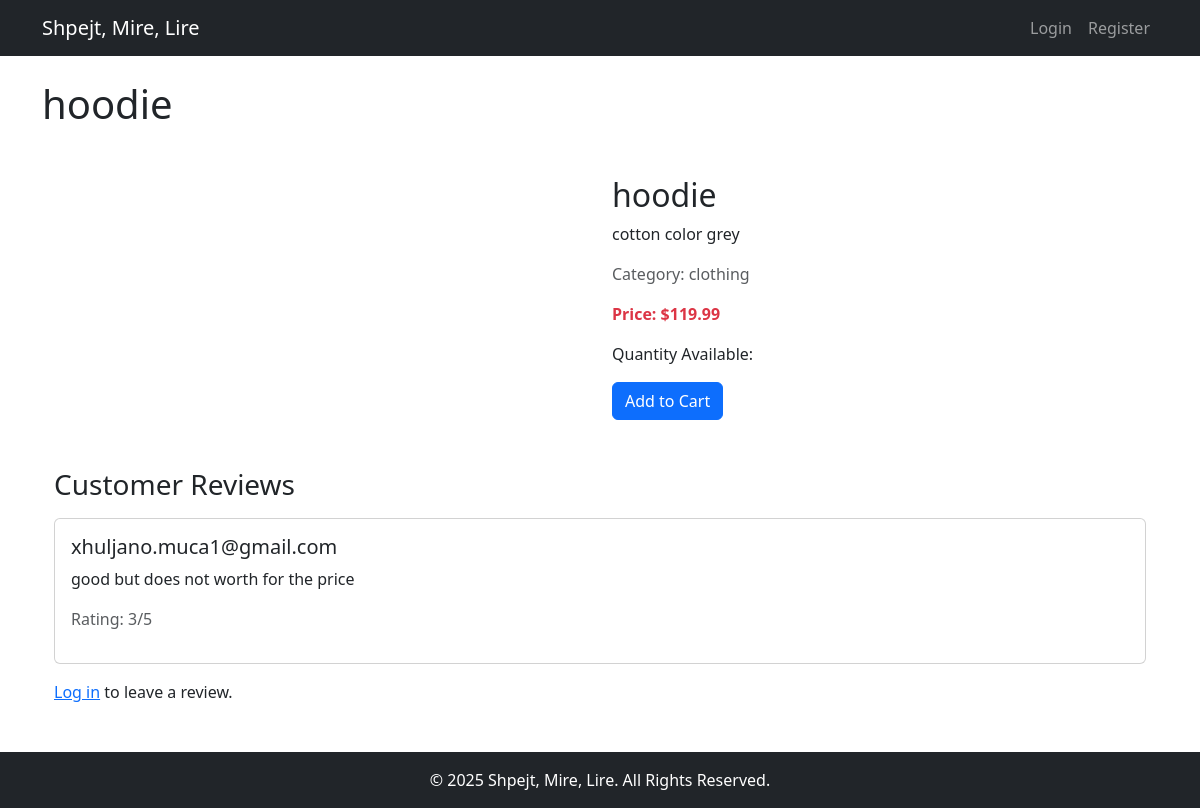
/product/1/, run on an earlier commit of the app's database.
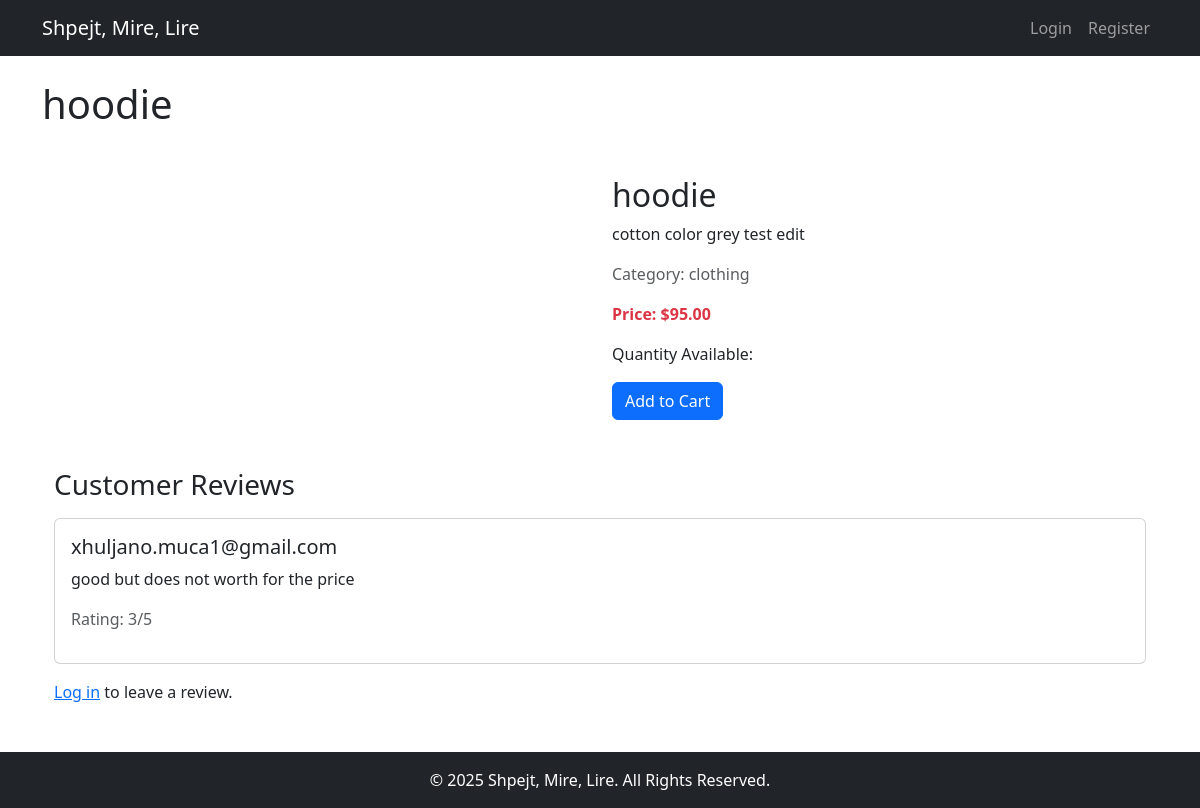
And on a later commit of the database.
### myapp/models.py (models this page shows, shortened)
class Product(models.Model):
    name = models.CharField(max_length=255)
    description = models.TextField()
    price = models.DecimalField(max_digits=10, decimal_places=2)
    category = models.ForeignKey(Category, on_delete=models.CASCADE)
    seller = models.ForeignKey(User, on_delete=models.CASCADE)
    is_sold = models.BooleanField(default=False)

class Category(models.Model):
    CATEGORY_CHOICES = [
        ('real_estate', 'Real Estate'),
        ('cars', 'Cars'),
        ('tech', 'Tech Products'),
        ('furniture', 'Furniture'),
        ('clothing', 'Clothing'),
        ('sports', 'Sports'),
        ('books', 'Books'),
        ('toys', 'Toys'),
    ]
    name = models.CharField(max_length=255, choices=CATEGORY_CHOICES, unique=True)

### myapp/views.py (the view)
# urls.py: path('product/<int:product_id>/', views.product_detail, name='product_detail'),
def product_detail(request, product_id):
    product = get_object_or_404(Product, id=product_id)
    reviews = ProductReview.objects.filter(product=product)
    if request.method == "POST":
        if not request.user.is_authenticated:
            return redirect('login')
        form = ReviewForm(request.POST)
        if form.is_valid():
            review = form.save(commit=False)
            review.product = product
            review.user = request.user
            review.save()
            messages.success(request, "Review submitted successfully!")
            return redirect('product_detail', product_id=product.id)
    else:
        form = ReviewForm()
    return render(request, 'product_detail.html', {
        'product': product,
        'reviews': reviews,
        'form': form,
    })

### myapp/templates/product_detail.html (shortened to what this page needs)
{% extends 'base.html' %}
{% block content %}
    <header>
        <h1>{{ product.name }}</h1>
    </header>
    <div class="container mt-5">
        <div class="row">
            <div class="col-md-6">
                <div id="productCarousel" class="carousel slide" data-bs-ride="carousel">
                    <button class="carousel-control-prev" type="button" data-bs-target="#productCarousel" data-bs-slide="prev">
                        <span class="carousel-control-prev-icon" aria-hidden="true"></span>
                    </button>
                    <button class="carousel-control-next" type="button" data-bs-target="#productCarousel" data-bs-slide="next">
                        <span class="carousel-control-next-icon" aria-hidden="true"></span>
                    </button>
                </div>
            </div>
            <div class="col-md-6">
                <h2>{{ product.name }}</h2>
                <p>{{ product.description }}</p>
                <p class="text-muted">Category: {{ product.category.name }}</p>
                <p class="fw-bold text-danger">Price: ${{ product.price }}</p>
                <p>Quantity Available: {{ product.quantity }}</p>
                <form method="post" action="{% url 'add_to_cart' product.id %}">
                    <button type="submit" class="btn btn-primary">Add to Cart</button>
                </form>
            </div>
        </div>
        <div class="mt-5">
            <h3>Customer Reviews</h3>
            {% if reviews %}
                {% for review in reviews %}
                    <div class="card my-3">
                        <div class="card-body">
                            <h5 class="card-title">{{ review.user.username }}</h5>
                            <p class="card-text">{{ review.review }}</p>
                            <p class="text-muted">Rating: {{ review.rating }}/5</p>
                        </div>
                    </div>
                {% endfor %}
            {% else %}
                <p>No reviews yet. Be the first to leave one!</p>
            {% endif %}
            {% if user.is_authenticated %}
                <div class="card mt-4">
                    <div class="card-body">
                        <h4>Leave a Review</h4>
                        <form method="post">
                            {% csrf_token %}
                            <div class="mb-3">
                                <label class="form-label">Your Review</label>
                                {{ form.review }}
                            </div>
                            <div class="mb-3">
                                <label class="form-label">Rating (1-5)</label>
                                {{ form.rating }}
                            </div>
                            <button type="submit" class="btn btn-success">Submit Review</button>
                        </form>
                    </div>
                </div>
            {% else %}
                <p><a href="{% url 'login' %}">Log in</a> to leave a review.</p>
            {% endif %}
        </div>
    </div>
{% endblock %}

What changed in the data, as far as the page shows it:
changed Product "hoodie": description "cotton color grey" → "cotton color grey test edit"; price "119.99" → "95.00"
